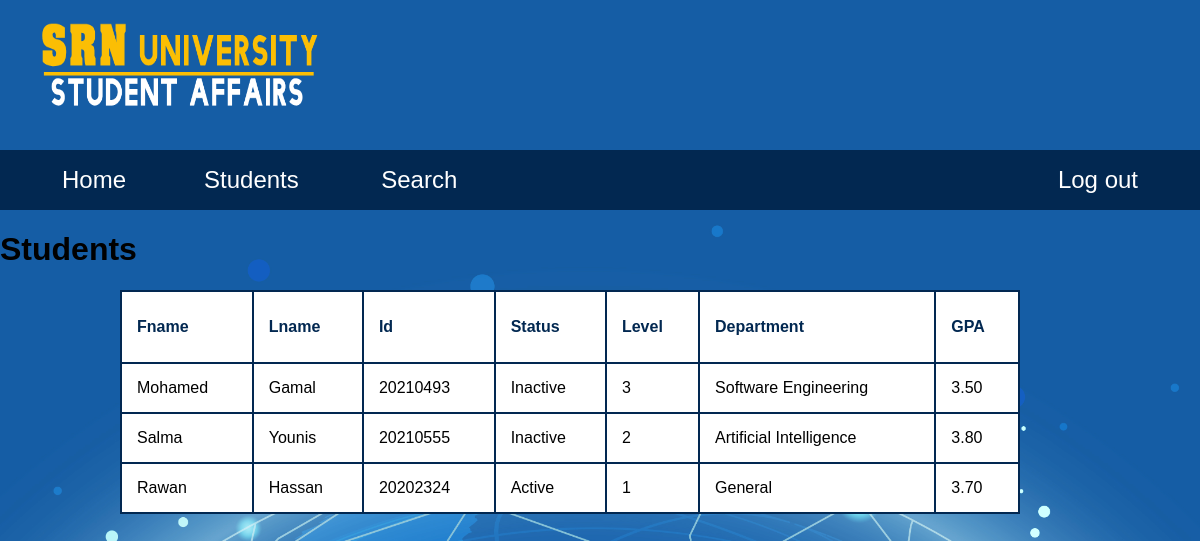
The app's page /our_students/vieww/, older data.
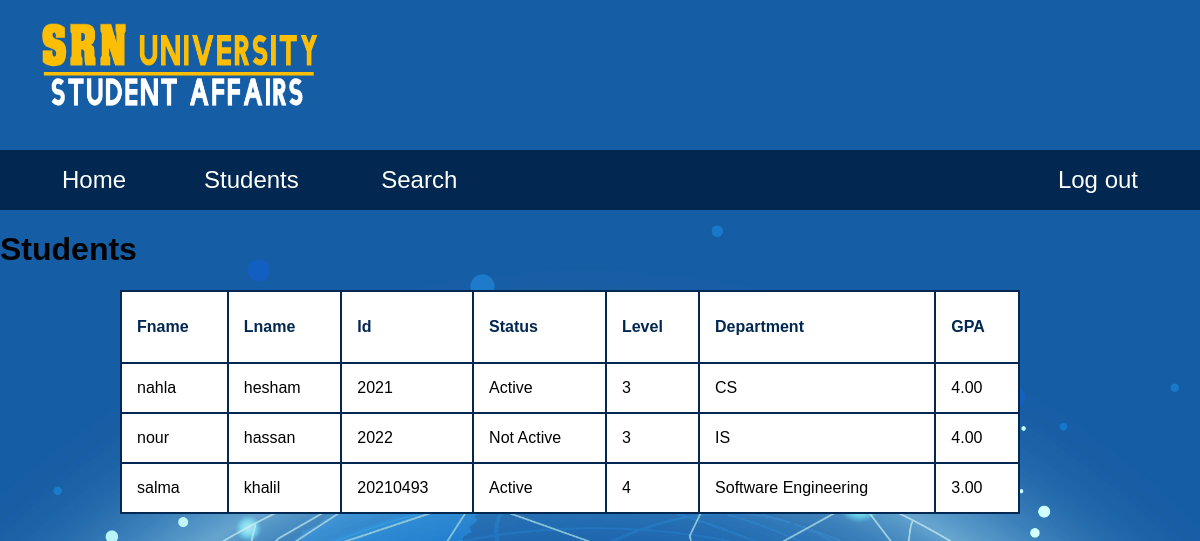
The same page, newer data.
### our_students/models.py (models this page shows)
class students(models.Model):
    fname = models.CharField(max_length=255)
    lname = models.CharField(max_length=255)
    id = models.CharField(max_length=255,primary_key=True)
    status = models.CharField(max_length=255)
    level = models.IntegerField()
    department = models.CharField(max_length=20)
    gpa = models.DecimalField(max_digits=3,decimal_places=2)

### our_students/views.py (the view)
# urls.py: path('vieww/', views.vieww, name='vieww'),
def vieww(request):
  our_students = students.objects.all().values()
  template = loader.get_template('view.html')
  context = {
    'our_students': our_students,
  }
  return HttpResponse(template.render(context, request))

### our_students/templates/view.html (shortened to what this page needs)
{% load static %}
<!DOCTYPE html>
<html lang="en">
<head>
    <link rel="stylesheet" href="{% static 'styles/navStyle.css' %}">
    <link rel="stylesheet" href="{% static 'styles/view.css' %}">
</head>
<header class = "headofpage">
        <a style= "padding: 10px;"; href="Home.html"><img src="{% static 'styles/pics/newlogo.png' %}" style="width: 300px; height: 90px;padding: 20px;"/> </a>
        <div class ="navBar">
          <ul class ="navList">
            <li class="home"><a href="Home.html">Home </a></li>
            <div class = "dropdown">
              <li class="dropbtn">Students</li>
            </div>
            <li class ="s"><a href ="SearchStudent.html">Search</a></li>
            <li class="logout"><a href="Login.html">  Log out</a></li>
          </ul>
        </div>
        </header>
<body>
    <h1>Students</h1>
    <table border="1">
      <tr>
        <th>Fname</th>
        <th>Lname</th>
        <th>Id</th>
        <th>Status</th>
        <th>Level</th>
        <th>Department</th>
        <th>GPA</th>
      </tr>
        {% for x in our_students %}
          <tr>
             <td> {{ x.fname }}</td>
             <td>{{ x.lname }}</td>
             <td>{{ x.id }}</td>
             <td> {{ x.status}}</td>
             <td>{{ x.level }}</td>
              <td> {{ x.department }}</td>
              <td>{{ x.gpa }}</td>
          </tr>
        {% endfor %}
      </table>
</body>
</html>

### our_students/static/styles/navStyle.css (style rules this page uses)
Html { scroll-behavior: smooth; background-image: url("pics/80910copy.png"); background-size: cover; font-family: proximaNova,sans-serif; }
body { margin:0; }
.headofpage { width: 100%; margin: 0; background-color: #155da5; }
a { text-decoration: none; }
li>a { font-size: x-large; color: rgb(255, 255, 255); }
.navList { list-style-type: none; padding: 0; }
.navList>li { display: inline; padding: 16px; margin-left: 30px; margin-right: 30px; }
.navBar { background-color: rgb(2, 40, 81); width: 100%; height: inherit; }
.navBar>ul>li a { padding: 16px; }
.home { float: left; }
.logout { float: right; }
.dropbtn { color: rgb(255, 255, 255); padding: 16px; font-size: x-large; border: none; }
.dropdown { position: relative; display: inline-block; }

### our_students/static/styles/view.css (style rules this page uses)
table, th, td { border: 2px solid#022851; border-radius: 6px; margin:20px; background-color: #ffffff; }
table { width: 75%; border-radius: 6px; }
th { height: 40px; padding: 15px; text-align: left; color: #022851; }
td { padding: 15px; text-align: left; }
table { border-collapse: collapse; margin-left: 10%; margin-right: 10%; margin-bottom: 10%; margin-top:5%px; }

Row changes from the older to the newer data that the page shows:
removed students: fname "Salma", lname "Younis", id "20210555", status "Inactive", level "2", department "Artificial Intelligence", gpa "3.80"
removed students: fname "Rawan", lname "Hassan", id "20202324", status "Active", level "1", department "General", gpa "3.70"
added students: fname "nahla", lname "hesham", id "2021", status "Active", level "3", department "CS", gpa "4.00"
added students: fname "nour", lname "hassan", id "2022", status "Not Active", level "3", department "IS", gpa "4.00"
changed students "Software Engineering": fname "Mohamed" → "salma"; lname "Gamal" → "khalil"; status "Inactive" → "Active"; level "3" → "4"; gpa "3.50" → "3.00"
